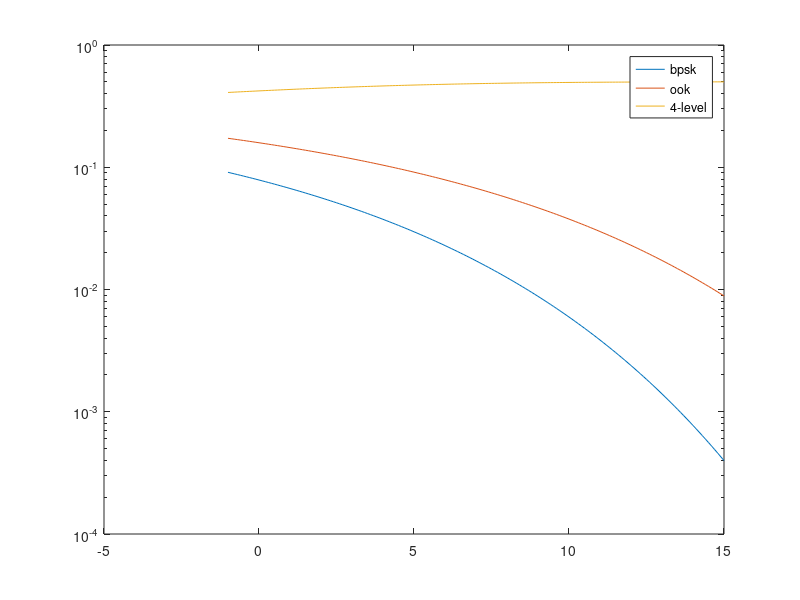
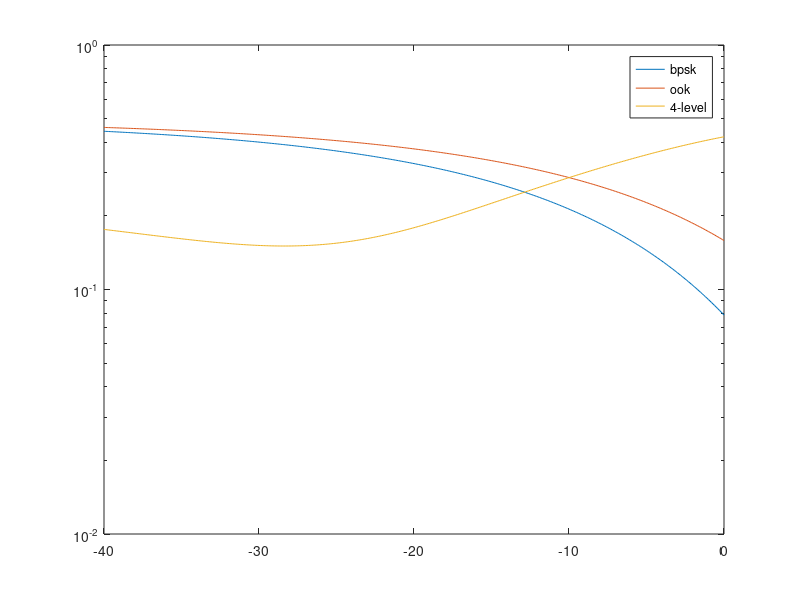

These figures' MATLAB source, in order:
clear;
close all;
clc;

eb_no = -1:0.1:15;
arg_bpsk = sqrt(2*10.^(eb_no/20));
arg_ook = sqrt(10.^(eb_no/20));

ber_bpsk = qfunc(arg_bpsk);
ber_ook = qfunc(arg_ook);
ber_ml = (0.5*(1-ber_bpsk)) + 0.5*(qfunc(5*arg_bpsk)-ber_bpsk);

semilogy(eb_no,ber_bpsk,eb_no,ber_ook,eb_no,ber_ml);
legend({'bpsk','ook','4-level'});

eb_no = -40:0.1:0;
arg_bpsk = sqrt(2*10.^(eb_no/20));
arg_ook = sqrt(10.^(eb_no/20));

ber_bpsk = qfunc(arg_bpsk);
ber_ook = qfunc(arg_ook);
ber_ml = (0.5*(1-ber_bpsk)) + 0.5*(qfunc(5*arg_bpsk)-ber_bpsk);


figure();
semilogy(eb_no,ber_bpsk,eb_no,ber_ook,eb_no,ber_ml);
legend({'bpsk','ook','4-level'});

% figure();
% r=0.35;
% l = 2;
% R = 1;
% D = R/l;
% f0 = 1/2;
% B = (1+r)*D;
% 
% fd=B-f0;
% f1 = f0-fd;
% 
% freq = 0:0.001:5;
% He = zeros(1,length(freq));
% for i = 1:length(freq)
%    if  freq(i) < f1
%        He(i) = 1;
%    elseif freq(i)<B
%        He(i) = 0.5*(1+ cos(pi*(freq(i)-f1)/(2*fd)));
%    end
% end
% 
% plot(freq./R,10*log10(He));


